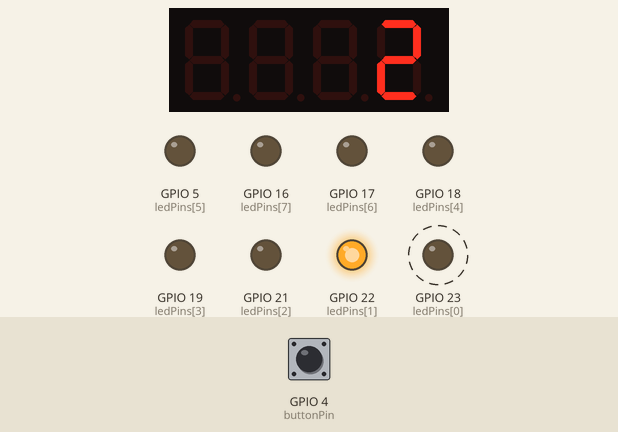
This sketch was run on a simulated ESP32. Shown: 4-digit seven-segment display, output pins drawn as LEDs (lit = HIGH). Dashed ring = blinking. The test bench sets the inputs (shaded band); at power-on: GPIO 4 (buttonPin) HIGH.

Above: at 1.2 s.
1.3 s: GPIO 4 (buttonPin) pulled LOW for 0.15 s
At 1.37 s:
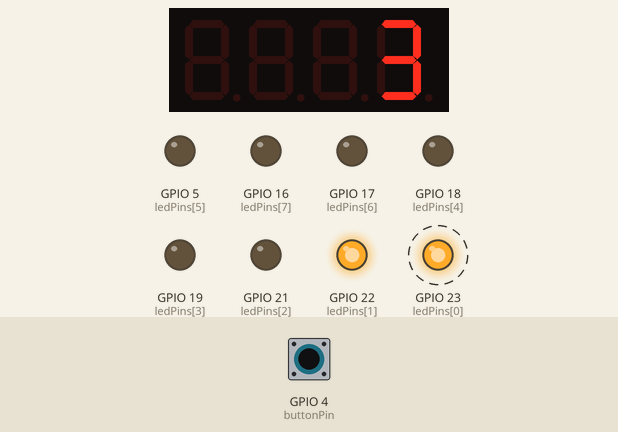
2.0 s: GPIO 4 (buttonPin) pulled LOW for 1 s
At 3.17 s:
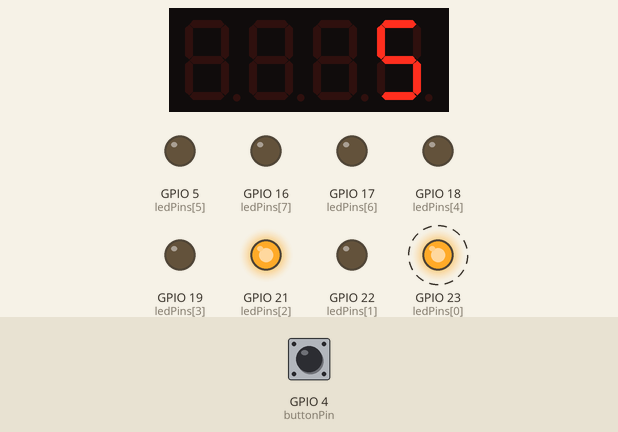
3.6 s: GPIO 4 (buttonPin) pulled LOW for 0.15 s
4.3 s: GPIO 4 (buttonPin) pulled LOW for 3.2 s
At 5.62 s:
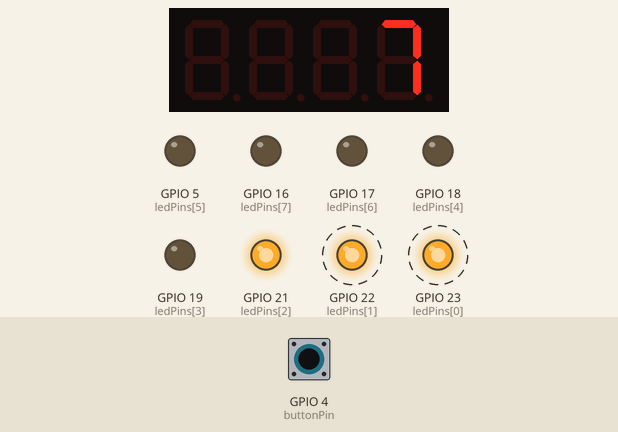
8.1 s: GPIO 4 (buttonPin) pulled LOW for 0.15 s
8.8 s: GPIO 4 (buttonPin) pulled LOW for 1 s
At 9.82 s:
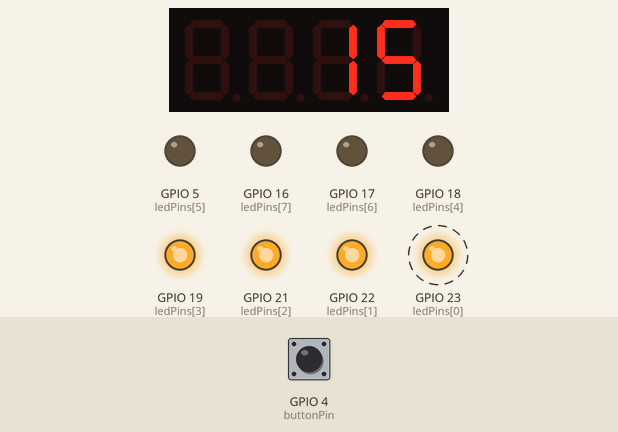
Timing chart, 0 to 13.2 s (numbered marks = the images above; inputs shaded):
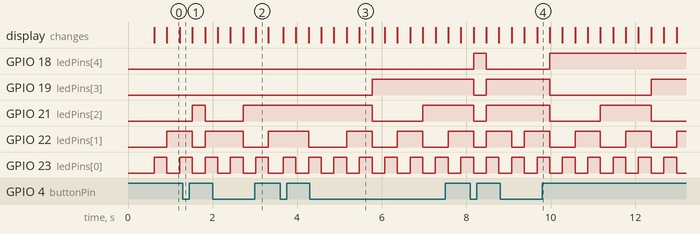

The sketch:

sketch.ino
```cpp
#include <Arduino.h>
#include <TM1637Display.h>

// 1. تعريف بنوز شاشة TM1637
#define CLK_PIN 32
#define DIO_PIN 33

TM1637Display display(CLK_PIN, DIO_PIN);

// 2. بنوز الليدات الـ 8 بالترتيب من البت الأصغر (Bit 0) للبت الأكبر (Bit 7)
const int ledPins[] = {23, 22, 21, 19, 18, 5, 17, 16};
const int numBits = 8;

// 3. بن البوش بوتن
const int buttonPin = 4;

int count = 0;              // قيمة العداد الحالية (0 لـ 255)
bool countUp = true;        // اتجاه العد (true = Up / false = Down)
int lastButtonState = HIGH;

unsigned long lastCountTime = 0;
const long countInterval = 300; // سرعة العد بالميلي ثانية

void setup() {
  // تهيئة أرجل الليدات
  for (int i = 0; i < numBits; i++) {
    pinMode(ledPins[i], OUTPUT);
    digitalWrite(ledPins[i], LOW);
  }

  // تهيئة رجل البوتن مع المقاومة الداخلية
  pinMode(buttonPin, INPUT_PULLUP);

  // تشغيل الشاشة وضبط الإضاءة
  display.setBrightness(0x0f); // أعلى شدة إضاءة
  display.showNumberDec(count, false);
}

void loop() {
  // أ) قراءة البوش بوتن لعكس الاتجاه عند الضغط
  int currentButtonState = digitalRead(buttonPin);
  if (lastButtonState == HIGH && currentButtonState == LOW) {
    countUp = !countUp; // عكس الاتجاه
    delay(50);          // Debounce لمنع الاهتزاز
  }
  lastButtonState = currentButtonState;

  // ب) تحديث العداد والليدات والشاشة كل فترة زمنية
  if (millis() - lastCountTime >= countInterval) {
    lastCountTime = millis();

    // 1. عرض القيمة العشرية على الشاشة الـ TM1637
    display.showNumberDec(count, false);

    // 2. إخراج القيمة الثنائية (Binary) على الليدات الـ 8
    for (int bit = 0; bit < numBits; bit++) {
      int bitValue = (count >> bit) & 1; // استخراج قيمة البت
      digitalWrite(ledPins[bit], bitValue);
    }

    // 3. زيادة أو نقصان العداد حسب الاتجاه
    if (countUp) {
      count++;
      if (count > 255) count = 0; // إعادة للصفر بعد 255
    } else {
      count--;
      if (count < 0) count = 255; // للـ 255 إذا قل عن 0
    }
  }
}
```

Measured:
- after the input at 2.0 s, GPIO 5 (ledPins[5]), GPIO 16 (ledPins[7]), GPIO 17 (ledPins[6]), GPIO 18 (ledPins[4]), GPIO 19 (ledPins[3]): stays LOW (without the input it goes to HIGH after 1.0 s); GPIO 21 (ledPins[2]): LOW → HIGH after 0.72 s instead of 1.0 s
- after the input at 3.6 s, GPIO 19 (ledPins[3]): stays LOW (without the input it goes to HIGH after 0.32 s); GPIO 21 (ledPins[2]): stays HIGH (without the input it goes to LOW after 0.32 s); GPIO 22 (ledPins[1]): HIGH → LOW after 0.67 s instead of 0.32 s
- after the input at 4.3 s, GPIO 5 (ledPins[5]), GPIO 16 (ledPins[7]), GPIO 17 (ledPins[6]), GPIO 18 (ledPins[4]): stays LOW (without the input it goes to HIGH after 1.8 s); GPIO 19 (ledPins[3]): LOW → HIGH after 1.5 s instead of 1.8 s
- after the input at 8.8 s, GPIO 18 (ledPins[4]): LOW → HIGH after 1.2 s; GPIO 19 (ledPins[3]): HIGH → LOW after 1.2 s instead of 2.1 s
- by itself, GPIO 23 (ledPins[0]): alternates HIGH for 0.30 s and LOW for 0.30 s
